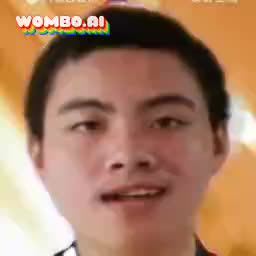
#> input picture src/plugins/nonebot_plugin_515aa/resource/515aa.mp4.jpg, 256 x 256 px
$ python -i data_source.py   (imports and definitions only)
#> lines starting #> are read from the running program, lines starting #| are printed output that depends on the picture
import io
from typing import Tuple, List

import asyncio
import aiohttp
import numpy as np
from PIL import Image, ImageEnhance

# [1 line not run here, left out]


# [136 lines left out: functions resize_image, gray_car, color_car, not called in this run]


# [11 lines not run here, left out]


def seperate(img: Image.Image, bright_factor: float = 3.3):
    """
    返回 表图，里图
    """

    black_bg = Image.new("RGBA", img.size, (0, 0, 0, 0))
    white_bg = Image.new("RGBA", img.size, (255, 255, 255, 0))
    black_bg.paste(img, mask=img)
    white_bg.paste(img, mask=img)
    black_bg = ImageEnhance.Brightness(black_bg).enhance(bright_factor)
    out_o = io.BytesIO()
    out_i = io.BytesIO()
    white_bg.convert("RGB").save(out_o, format="jpeg")
    black_bg.convert("RGB").save(out_i, format="jpeg")

    return out_o, out_i


class GenInfo:
    """
    生成图片所需信息
    """

    def __init__(self, mode: str, img_urls: List[str] = []):
        self.mode = mode
        self.img_urls = img_urls

    # [11 lines left out: functions valid_mode, enough_img_url, not called in this run]

    def has_img(self):
        return len(self.img_urls) > 0

    def is_ready(self):
        return self.valid_mode() and self.enough_img_url()

    # [5 lines left out: function params_info, not called in this run]

>>> import cv2
>>> picture = cv2.imread('../nonebot_plugin_515aa/resource/515aa.mp4.jpg', cv2.IMREAD_GRAYSCALE)
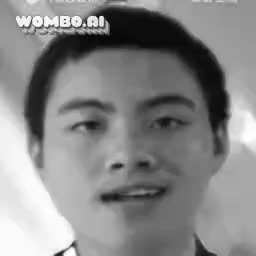
#> picture: shape (256, 256); min 0, max 255, mean 135.2
>>> result = seperate(picture)
#> (the run stopped early here; a loop or call above may not have finished)
